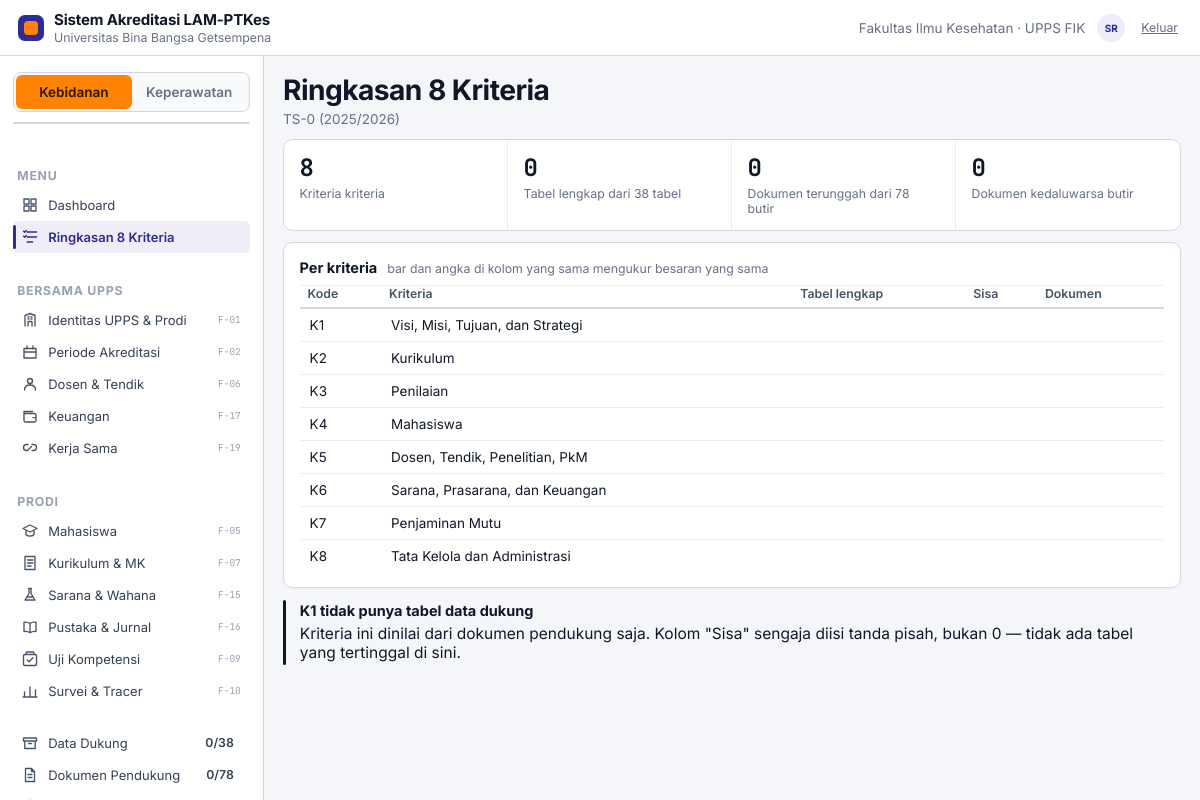
Screenshot of /modul/ringkasan/index.php (signed in) with the database file from the repository.
### tables this page shows
CREATE TABLE pengguna (
  id            INT UNSIGNED NOT NULL AUTO_INCREMENT,
  email         VARCHAR(160) NOT NULL,                
  nama          VARCHAR(160) NOT NULL,
  sandi         VARCHAR(255) NULL,                    
  peran_kode    VARCHAR(32) NOT NULL,
  prodi_id      INT UNSIGNED NULL,                    
  aktif         TINYINT(1) NOT NULL DEFAULT 1,
  dibuat        DATETIME NOT NULL DEFAULT CURRENT_TIMESTAMP,
  masuk_terakhir DATETIME NULL,
  PRIMARY KEY (id),
  UNIQUE KEY uq_pengguna_email (email),
  CONSTRAINT fk_pengguna_peran FOREIGN KEY (peran_kode) REFERENCES peran(kode),
  CONSTRAINT fk_pengguna_prodi FOREIGN KEY (prodi_id) REFERENCES prodi(id)
);

CREATE TABLE prodi (
  id                     INT UNSIGNED NOT NULL AUTO_INCREMENT,
  upps_id                INT UNSIGNED NOT NULL,
  nama_ps                VARCHAR(120) NOT NULL,
  jenjang                ENUM('D-III','Sarjana','Profesi','Sarjana Terapan','Magister','Spesialis') NOT NULL,
  bidang                 VARCHAR(80)  NOT NULL,
  punya_tahap_profesi    TINYINT(1)   NOT NULL DEFAULT 0,
  nama_profesi_lulusan   VARCHAR(80)  NULL,
  lama_studi_semester    TINYINT UNSIGNED NULL,
  nama_uji_kompetensi    VARCHAR(120) NULL,
  peringkat_akreditasi   VARCHAR(40)  NULL,
  tgl_akreditasi         DATE NULL,
  tgl_berakhir_akreditasi DATE NULL,
  aktif                  TINYINT(1) NOT NULL DEFAULT 1,
  dibuat                 DATETIME NOT NULL DEFAULT CURRENT_TIMESTAMP,
  diubah                 DATETIME NOT NULL DEFAULT CURRENT_TIMESTAMP ON UPDATE CURRENT_TIMESTAMP,
  PRIMARY KEY (id),
  UNIQUE KEY uq_prodi_nama (upps_id, nama_ps),
  CONSTRAINT fk_prodi_upps FOREIGN KEY (upps_id) REFERENCES upps(id)
);

CREATE TABLE IF NOT EXISTS kriteria (
  kode       CHAR(2) NOT NULL,
  nama       VARCHAR(160) NOT NULL,
  PRIMARY KEY (kode)
);

### web/tampilan/kerangka/komponen.php (shortened to what the rows shown need)
<?php
function kartu(string $judulAtauIsi, ?string $isi = null, array $opsi = []): string
{
    $kelas = $opsi['kelas'] ?? '';
    $id = $opsi['id'] ?? '';
    $catatan = $opsi['catatan'] ?? '';
    return '<div class="card ' . e((string) $kelas) . '"' . ($id !== '' ? ' id="' . e((string) $id) . '"' : '') . '>'
        . cardHead($judulAtauIsi, (string) $catatan)
        . $isi
        . '</div>';
}
function cardHead(string $judul, string $catatan = '', string $kanan = ''): string
{
    $out = '<div class="card-head"><h2>' . e($judul) . '</h2>';
    if ($catatan !== '') {
        $out .= '<span class="note">' . $catatan . '</span>';
    }
    return $out . '</div>';
}
function tabel_html(array $kolom, array $baris, array $opsi = []): string
{
    $cls = $opsi['cls'] ?? '';
    $norm = static function ($k): array {
        if (is_array($k)) {
            if (isset($k['label'])) {
                return [(string) $k['label'], (string) ($k['align'] ?? '')];
            }
            return [(string) ($k[0] ?? ''), (string) ($k[1] ?? '')];
        }
        return [(string) $k, ''];
    };
    $kolomAsli = $kolom;
    $kolom = array_map($norm, $kolom);
    $out = '<div class="tbl-wrap"><table class="tbl ' . e($cls) . '"><thead><tr>';
    foreach ($kolom as $k) {
        $out .= '<th class="' . ($k[1] === 'r' ? 'r' : '') . '">' . e($k[0]) . '</th>';
    }
    $out .= '</tr></thead><tbody>';
    $kunciKolom = array_map(static fn($k) => is_array($k) ? ($k['kunci'] ?? null) : null, $kolomAsli);
    foreach ($baris as $r) {
        $sel = is_array($r) && isset($r['cells']) ? $r['cells'] : $r;
        if (is_array($sel) && !array_is_list($sel) && !isset($sel['cells'])) {
            $urut = [];
            foreach ($kunciKolom as $kk) {
                $urut[] = $kk !== null ? ($sel[$kk] ?? '') : '';
            }
            $sel = $urut;
        }
        $trCls = is_array($r) && isset($r['cls']) ? ' class="' . e($r['cls']) . '"' : '';
        $out .= '<tr' . $trCls . '>';
        foreach ($sel as $i => $c) {
            $kanan = ($kolom[$i][1] ?? '') === 'r' ? 'r' : '';
            if (is_array($c)) {
                $isi = $c['isi'] ?? $c[0] ?? '';
                $clsSel = ' ' . (string) ($c['cls'] ?? $c[1] ?? '');
            } else {
                $isi = $c;
                $clsSel = '';
            }
            $out .= '<td class="' . $kanan . $clsSel . '">' . $isi . '</td>';
        }
        $out .= '</tr>';
    }
    $out .= '</tbody>';
    return $out . '</table></div>';
}
function rekap_kriteria(int $prodiId, int $periodeId): array
{
    return rekap_per_kriteria($prodiId, $periodeId);
}

### web/system/layout.php (shortened to what the rows shown need)
<?php
require_once __DIR__ . '/view.php';
function render(string $judul, string $isi, array $opsi = []): void
{
    $U = pengguna();
    ?><!DOCTYPE html>
<html lang="id">
<head>
<link rel="stylesheet" href="<?= e(BASE_URL) ?>assets/css/app.css?v=1">
<link rel="stylesheet" href="<?= e(BASE_URL) ?>assets/css/anim.css?v=1">
</head>
<body>
<header class="topbar">
  <div class="topbar-right">
    <span class="topbar-ctx">Fakultas Ilmu Kesehatan · UPPS FIK</span>
    <div class="avatar" title="<?= e($U['nama'] ?? '') ?>"><?= e(inisial($U['nama'] ?? '')) ?></div>
    <a class="who-keluar" href="<?= e(BASE_URL) ?>index.php?m=masuk&amp;a=keluar">Keluar</a>
  </div>
</header>
<aside class="sidebar" id="sidebar" aria-label="Navigasi utama">
  <div class="switch">
    <?php foreach (semua_prodi() as $p): ?>
      <button data-prodi="<?= (int) $p['id'] ?>" aria-pressed="<?= (int) $p['id'] === prodi_aktif() ? 'true' : 'false' ?>"><?= e($p['nama_ps']) ?></button>
    <?php endforeach; ?>
  </div>
</aside>
<main class="main">
  <div class="page-head">
    <div>
      <h1><?= e($judul) ?></h1>
    </div>
  </div>
  <?= $isi ?>
</main>
</body>
</html><?php
}
function inisial(string $nama): string
{
    $bersih = preg_replace('/,.*$/', '', $nama);
    $kata = preg_split('/\s+/', trim((string) $bersih)) ?: [];
    $out = '';
    foreach ($kata as $k) {
        if ($k !== '') {
            $out .= mb_substr($k, 0, 1);
        }
        if (mb_strlen($out) >= 2) {
            break;
        }
    }
    return mb_strtoupper($out);
}
function semua_prodi(): array
{
    return q('SELECT id, nama_ps FROM prodi WHERE aktif = 1 ORDER BY id');
}

### rows the page displays
pengguna: nama "SR"
prodi: nama_ps "Kebidanan"
prodi: nama_ps "Keperawatan"
kriteria: kode "K1", nama "Visi, Misi, Tujuan, dan Strategi"
kriteria: kode "K2", nama "Kurikulum"
kriteria: kode "K3", nama "Penilaian"
kriteria: kode "K4", nama "Mahasiswa"
kriteria: kode "K5", nama "Dosen, Tendik, Penelitian, PkM"
kriteria: kode "K6", nama "Sarana, Prasarana, dan Keuangan"
kriteria: kode "K7", nama "Penjaminan Mutu"
kriteria: kode "K8", nama "Tata Kelola dan Administrasi"

### other values shown
$grup['kelompok'] "MENU"
$nama "Dashboard"
$nama "Ringkasan 8 Kriteria"
$grup['kelompok'] "BERSAMA UPPS"
$nama "Identitas UPPS & Prodi"
$fitur "F-01"
$nama "Periode Akreditasi"
$fitur "F-02"
$nama "Dosen & Tendik"
$fitur "F-06"
$nama "Keuangan"
$fitur "F-17"
$nama "Kerja Sama"
$fitur "F-19"
$grup['kelompok'] "PRODI"
